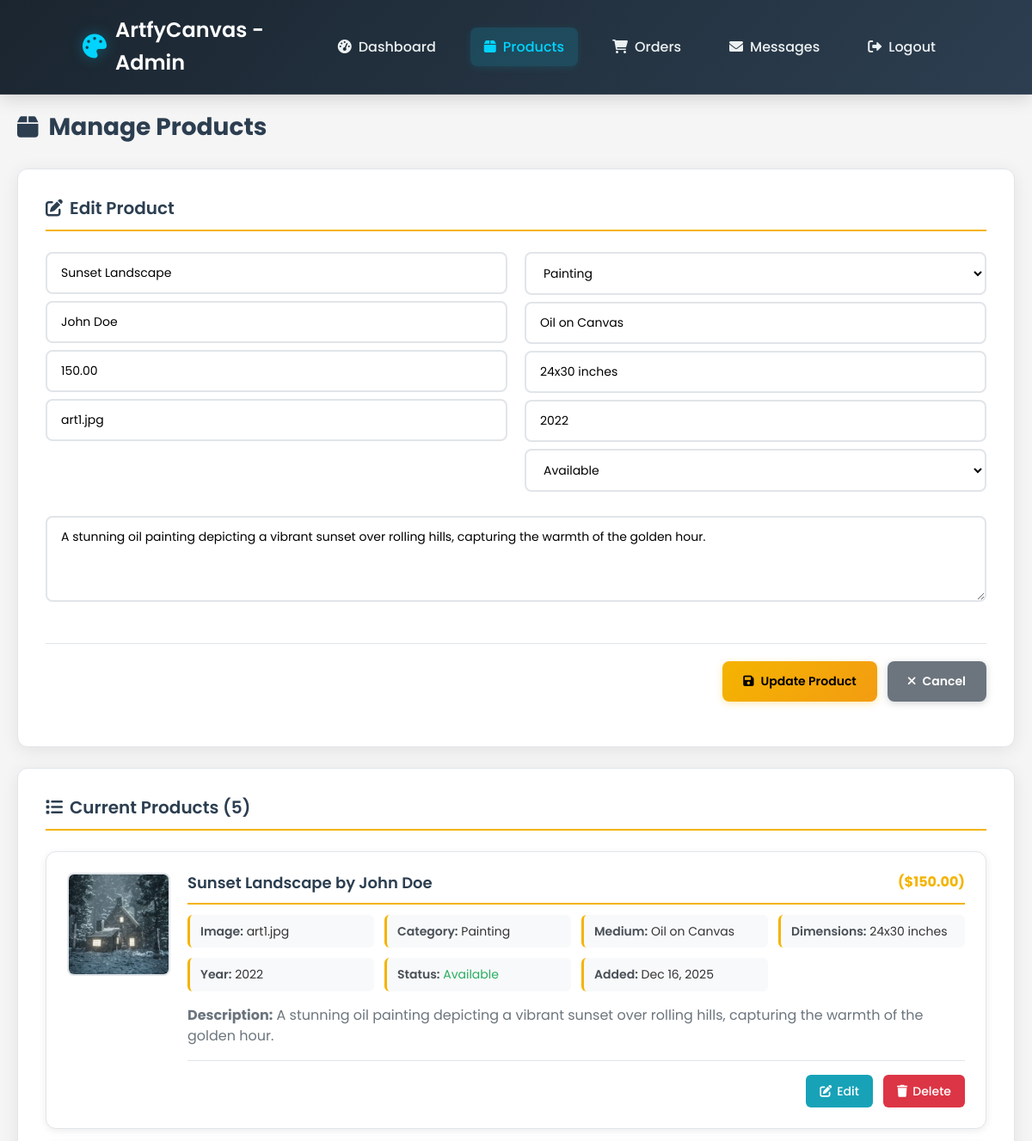
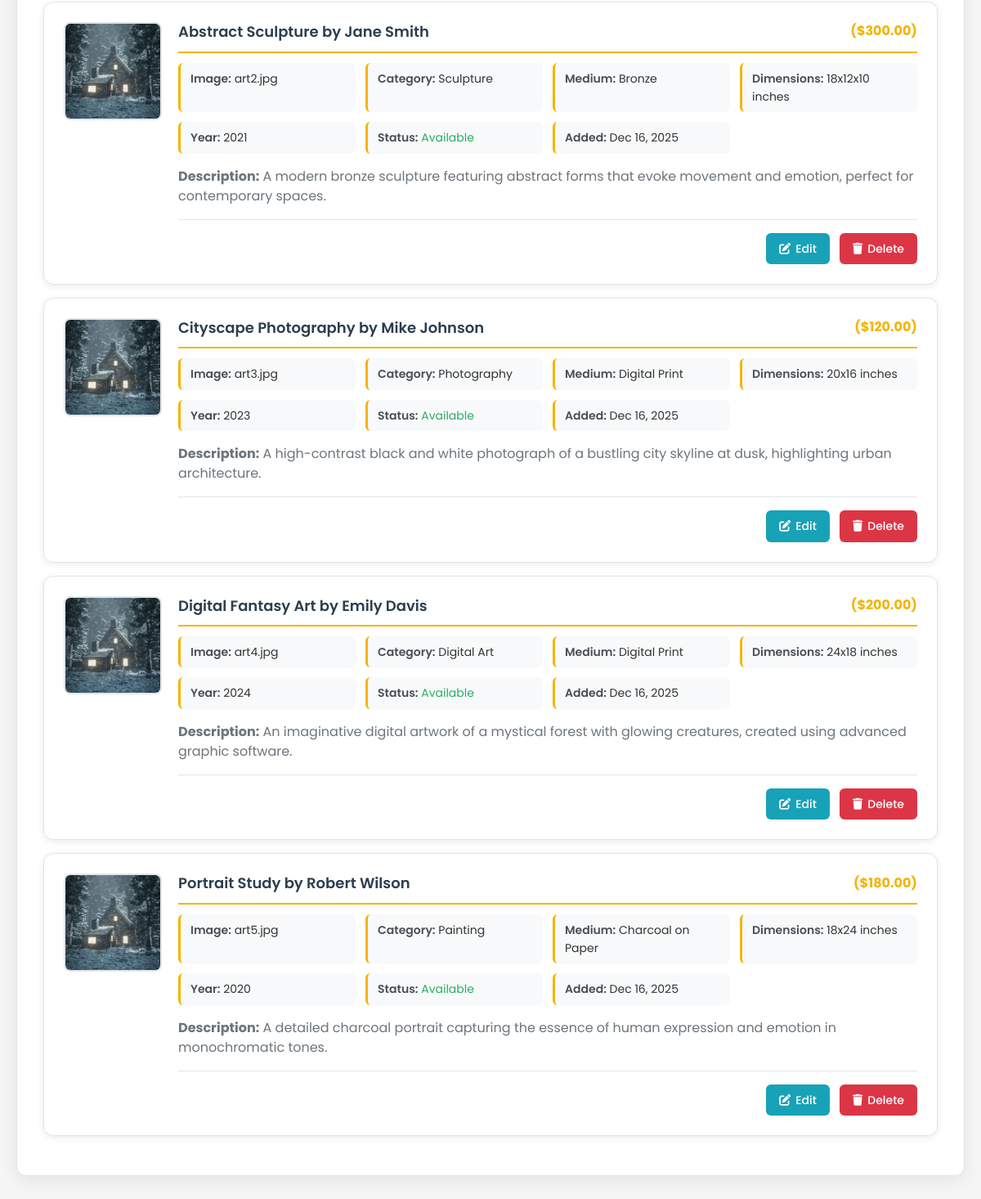
/admin/products.php?edit=1 (signed in), run on the app's committed database (2 pictures, top to bottom).
### tables this page shows
CREATE TABLE IF NOT EXISTS artworks (
    id INT AUTO_INCREMENT PRIMARY KEY,
    title VARCHAR(255) NOT NULL,
    artist VARCHAR(255) NOT NULL,
    price DECIMAL(10,2) NOT NULL,
    image VARCHAR(255),
    description TEXT,
    category_id INT DEFAULT NULL,
    medium VARCHAR(100) DEFAULT NULL,
    dimensions VARCHAR(100) DEFAULT NULL,
    year_created YEAR DEFAULT NULL,
    availability ENUM('available', 'sold', 'reserved') DEFAULT 'available',
    created_at TIMESTAMP DEFAULT CURRENT_TIMESTAMP,
    FOREIGN KEY (category_id) REFERENCES categories(id)
);

CREATE TABLE IF NOT EXISTS categories (
    id INT AUTO_INCREMENT PRIMARY KEY,
    name VARCHAR(255) NOT NULL,
    created_at TIMESTAMP DEFAULT CURRENT_TIMESTAMP
);

### admin/products.php (the view, shortened to what this page needs)
<?php
include 'admin_guard.php';
$editing_product = null;
if(isset($_GET['edit'])){
    $edit_id = intval($_GET['edit']);
    $stmt = $conn->prepare("SELECT a.*, c.name as category_name FROM artworks a LEFT JOIN categories c ON a.category_id = c.id WHERE a.id = ?");
    $stmt->bind_param("i", $edit_id);
    $stmt->execute();
    $editing_product = $stmt->get_result()->fetch_assoc();
}
$stmt = $conn->prepare("SELECT a.*, c.name as category_name FROM artworks a LEFT JOIN categories c ON a.category_id = c.id ORDER BY a.created_at DESC");
$stmt->execute();
$products_result = $stmt->get_result();
$categories_result = $conn->query("SELECT MIN(id) as id, name FROM categories GROUP BY name ORDER BY name");
?>
<!DOCTYPE html>
<html lang="en">
<head>
    <link rel="stylesheet" href="../assets/css/style_organized.css">
    <link rel="stylesheet" href="https://cdnjs.cloudflare.com/ajax/libs/font-awesome/6.0.0/css/all.min.css">
</head>
<body>
<header class="navbar">
    <div class="logo">
        <i class="fas fa-palette"></i>
        ArtfyCanvas - Admin
    </div>
    <nav>
        <a href="dashboard.php"><i class="fas fa-tachometer-alt"></i> Dashboard</a>
        <a href="products.php" class="active"><i class="fas fa-box"></i> Products</a>
        <a href="orders.php"><i class="fas fa-shopping-cart"></i> Orders</a>
        <a href="messages.php"><i class="fas fa-envelope"></i> Messages</a>
        <a href="../logout.php"><i class="fas fa-sign-out-alt"></i> Logout</a>
    </nav>
</header>
<section class="admin-section">
    <h2><i class="fas fa-box"></i> Manage Products</h2>
    <div class="admin-content">
        <h3><i class="fas fa-<?= $editing_product ? 'edit' : 'plus' ?>"></i> <?= $editing_product ? 'Edit Product' : 'Add New Product' ?></h3>
        <form method="POST" class="admin-form">
            <div class="form-group">
                <input name="title" placeholder="Title *" value="<?= $editing_product ? htmlspecialchars($editing_product['title']) : '' ?>" required>
                <input name="artist" placeholder="Artist *" value="<?= $editing_product ? htmlspecialchars($editing_product['artist']) : '' ?>" required>
                <input name="price" placeholder="Price *" type="number" step="0.01" min="0.01" value="<?= $editing_product ? $editing_product['price'] : '' ?>" required>
                <input name="image" placeholder="Image filename (e.g., artwork.jpg) *" value="<?= $editing_product ? htmlspecialchars($editing_product['image']) : '' ?>" required>
            </div>
            <div class="form-group">
                <select name="category_id">
                    <?php
                    $categories_result->data_seek(0);
                    while($cat = $categories_result->fetch_assoc()):
                    ?>
                        <option value="<?= $cat['id'] ?>" <?= $editing_product && $editing_product['category_id'] == $cat['id'] ? 'selected' : '' ?>>
                            <?= htmlspecialchars($cat['name']) ?>
                        </option>
                    <?php endwhile; ?>
                </select>
                <input name="medium" placeholder="Medium (e.g., Oil on Canvas)" value="<?= $editing_product ? htmlspecialchars($editing_product['medium']) : '' ?>">
                <input name="dimensions" placeholder="Dimensions (e.g., 24x30 inches)" value="<?= $editing_product ? htmlspecialchars($editing_product['dimensions']) : '' ?>">
                <input name="year_created" placeholder="Year Created" type="number" min="1000" max="<?= date('Y') ?>" value="<?= $editing_product ? $editing_product['year_created'] : '' ?>">
                <select name="availability">
                    <option value="available" <?= $editing_product && $editing_product['availability'] == 'available' ? 'selected' : '' ?>>Available</option>
                </select>
            </div>
            <div class="form-group full-width">
                <textarea name="description" placeholder="Description *" required><?= $editing_product ? htmlspecialchars($editing_product['description']) : '' ?></textarea>
            </div>
            <div class="form-actions">
                <?php if($editing_product): ?>
                    <button name="edit" type="submit"><i class="fas fa-save"></i> Update Product</button>
                    <a href="products.php" class="btn-cancel"><i class="fas fa-times"></i> Cancel</a>
                <?php else: ?>
                    <button name="add" type="submit"><i class="fas fa-plus"></i> Add Product</button>
                <?php endif; ?>
            </div>
        </form>
    </div>
    <div class="admin-content">
        <h3><i class="fas fa-list"></i> Current Products (<?= $products_result->num_rows ?>)</h3>
        <?php if($products_result->num_rows > 0): ?>
            <?php while($product = $products_result->fetch_assoc()): ?>
            <div class="admin-item">
                <div class="product-preview">
                    <?php
                    $imagePath = "../assets/images/" . $product['image'];
                    ?>
                    <img src="<?= $imagePath ?>" alt="<?= htmlspecialchars($product['title']) ?>" class="product-thumbnail" onerror="this.src='../assets/images/default.jpg'">
                </div>
                <div class="product-info">
                    <h3>
                        <?= htmlspecialchars($product['title']) ?> by <?= htmlspecialchars($product['artist']) ?>
                        <span class="product-price">($<?= number_format($product['price'], 2) ?>)</span>
                    </h3>
                    <div class="product-details">
                        <?php if($product['image']): ?>
                            <div><strong>Image:</strong> <?= htmlspecialchars($product['image']) ?></div>
                        <?php endif; ?>
                        <?php if($product['category_name']): ?>
                            <div><strong>Category:</strong> <?= htmlspecialchars($product['category_name']) ?></div>
                        <?php endif; ?>
                        <?php if($product['medium']): ?>
                            <div><strong>Medium:</strong> <?= htmlspecialchars($product['medium']) ?></div>
                        <?php endif; ?>
                        <?php if($product['dimensions']): ?>
                            <div><strong>Dimensions:</strong> <?= htmlspecialchars($product['dimensions']) ?></div>
                        <?php endif; ?>
                        <?php if($product['year_created']): ?>
                            <div><strong>Year:</strong> <?= $product['year_created'] ?></div>
                        <?php endif; ?>
                        <div><strong>Status:</strong>
                            <span class="status-<?= $product['availability'] ?>">
                                <?= ucfirst($product['availability']) ?>
                            </span>
                        </div>
                        <div><strong>Added:</strong> <?= date('M j, Y', strtotime($product['created_at'])) ?></div>
                    </div>
                    <?php if($product['description']): ?>
                        <p><strong>Description:</strong> <?= htmlspecialchars(substr($product['description'], 0, 150)) ?><?= strlen($product['description']) > 150 ? '...' : '' ?></p>
                    <?php endif; ?>
                    <div class="admin-actions">
                        <a href="?edit=<?= $product['id'] ?>" class="edit-link">
                            <i class="fas fa-edit"></i> Edit
                        </a>
                        <a href="?del=<?= $product['id'] ?>" onclick="return confirm('Are you sure you want to delete this product?')">
                            <i class="fas fa-trash"></i> Delete
                        </a>
                    </div>
                </div>
            </div>
            <?php endwhile; ?>
        <?php else: ?>
            <p>No products found. Add your first product above!</p>
        <?php endif; ?>
    </div>
</section>
</body>
</html>

### data on the page
artworks: title "Sunset Landscape", artist "John Doe", price "150.00", image "art1.jpg", category_id "Painting", medium "Oil on Canvas", dimensions "24x30 inches", year_created "2022", availability "Available", description "A stunning oil painting depicting a vibrant sunset over rolling hills, capturing the warmth of the golden hour.", image (picture), category.name "Painting", created_at "Dec 16, 2025"
artworks: image (picture), title "Abstract Sculpture", artist "Jane Smith", price "300.00", image "art2.jpg", category.name "Sculpture", medium "Bronze", dimensions "18x12x10 inches", year_created "2021", availability "Available", created_at "Dec 16, 2025", description "A modern bronze sculpture featuring abstract forms that evoke movement and emotion, perfect for contemporary spaces."
artworks: image (picture), title "Cityscape Photography", artist "Mike Johnson", price "120.00", image "art3.jpg", category.name "Photography", medium "Digital Print", dimensions "20x16 inches", year_created "2023", availability "Available", created_at "Dec 16, 2025", description "A high-contrast black and white photograph of a bustling city skyline at dusk, highlighting urban architecture."
artworks: image (picture), title "Digital Fantasy Art", artist "Emily Davis", price "200.00", image "art4.jpg", category.name "Digital Art", medium "Digital Print", dimensions "24x18 inches", year_created "2024", availability "Available", created_at "Dec 16, 2025", description "An imaginative digital artwork of a mystical forest with glowing creatures, created using advanced graphic software."
artworks: image (picture), title "Portrait Study", artist "Robert Wilson", price "180.00", image "art5.jpg", category.name "Painting", medium "Charcoal on Paper", dimensions "18x24 inches", year_created "2020", availability "Available", created_at "Dec 16, 2025", description "A detailed charcoal portrait capturing the essence of human expression and emotion in monochromatic tones."

### other printed values
$products_result->num_rows "5"
